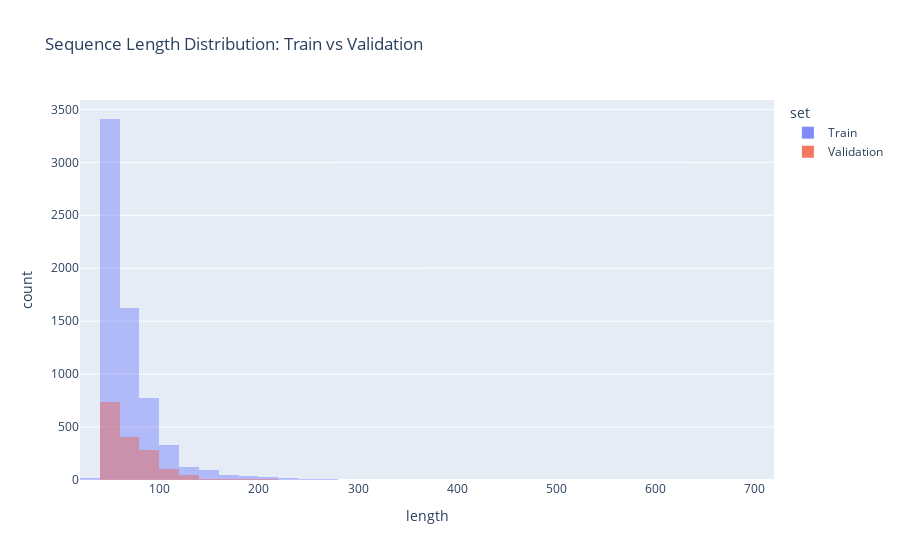

This figure's notebook cell:
### Markdown cell above
Second(to avoid always look at the first one) Train/validation split sequences lengths comparaison.

### Code cell
def get_set_sequences_lengths(set:DF, name:str) -> DF:
    return (
        set
        .groupby("sequence_id", observed=True)
        .size()
        .reset_index(name="length")
        .assign(set=name)
    )

full_se_lengths = pd.concat((
    get_set_sequences_lengths(folds[2][0], "Train"),
    get_set_sequences_lengths(folds[2][1], "Validation"),
))

fig = px.histogram(
    full_se_lengths,
    x="length",
    color="set",
    barmode="overlay",  # or 'group' if you want side-by-side bars
    nbins=50,           # adjust bin size if needed
    title="Sequence Length Distribution: Train vs Validation"
)

fig.update_traces(opacity=0.8)  # better visibility with overlay
fig.show()

### Figure 1 — Plotly figure (JSON) as saved in the notebook; plotly's stock layout.template omitted (floating-point values rounded to 4 significant figures; data arrays with more than 128 entries replaced by an {"elided": "..."} marker saying what was removed)
{"data": [{"bingroup": "x", "hovertemplate": "set=Train<br>length=%{x}<br>count=%{y}<extra></extra>", "legendgroup": "Train", "marker": {"color": "#636efa", "opacity": 0.5, "pattern": {"shape": ""}}, "name": "Train", "nbinsx": 50, "opacity": 0.8, "orientation": "v", "showlegend": true, "type": "histogram", "x": {"elided": "6524 int values"}, "xaxis": "x", "yaxis": "y"}, {"bingroup": "x", "hovertemplate": "set=Validation<br>length=%{x}<br>count=%{y}<extra></extra>", "legendgroup": "Validation", "marker": {"color": "#EF553B", "opacity": 0.5, "pattern": {"shape": ""}}, "name": "Validation", "nbinsx": 50, "opacity": 0.8, "orientation": "v", "showlegend": true, "type": "histogram", "x": {"elided": "1627 int values"}, "xaxis": "x", "yaxis": "y"}], "layout": {"barmode": "overlay", "legend": {"title": {"text": "set"}, "tracegroupgap": 0}, "title": {"text": "Sequence Length Distribution: Train vs Validation"}, "xaxis": {"anchor": "y", "domain": [0, 1], "title": {"text": "length"}}, "yaxis": {"anchor": "x", "domain": [0, 1], "title": {"text": "count"}}}}
